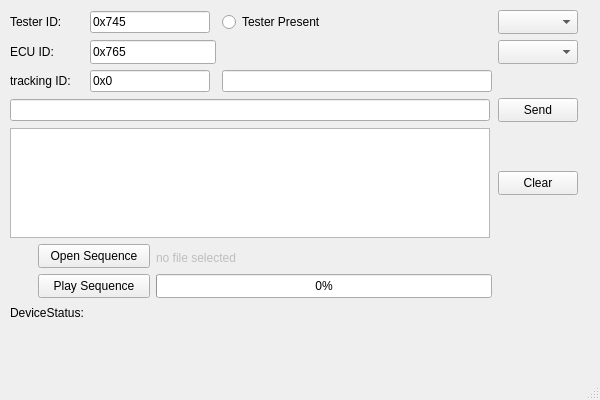
<?xml version="1.0" encoding="UTF-8"?>
<ui version="4.0">
 <class>MainWindow</class>
 <widget class="QMainWindow" name="MainWindow">
  <property name="geometry">
   <rect>
    <x>0</x>
    <y>0</y>
    <width>600</width>
    <height>400</height>
   </rect>
  </property>
  <property name="sizePolicy">
   <sizepolicy hsizetype="Maximum" vsizetype="Maximum">
    <horstretch>0</horstretch>
    <verstretch>0</verstretch>
   </sizepolicy>
  </property>
  <property name="minimumSize">
   <size>
    <width>600</width>
    <height>400</height>
   </size>
  </property>
  <property name="mouseTracking">
   <bool>true</bool>
  </property>
  <property name="windowTitle">
   <string>MainWindow</string>
  </property>
  <widget class="QWidget" name="centralwidget">
   <widget class="QWidget" name="">
    <property name="geometry">
     <rect>
      <x>10</x>
      <y>10</y>
      <width>568</width>
      <height>312</height>
     </rect>
    </property>
    <layout class="QGridLayout" name="gridLayout">
     <item row="0" column="0">
      <widget class="QLabel" name="label">
       <property name="sizePolicy">
        <sizepolicy hsizetype="Maximum" vsizetype="Maximum">
         <horstretch>60</horstretch>
         <verstretch>22</verstretch>
        </sizepolicy>
       </property>
       <property name="autoFillBackground">
        <bool>false</bool>
       </property>
       <property name="text">
        <string>&lt;html&gt;&lt;head/&gt;&lt;body&gt;&lt;p&gt;Tester ID:&lt;/p&gt;&lt;/body&gt;&lt;/html&gt;</string>
       </property>
      </widget>
     </item>
     <item row="0" column="1" colspan="2">
      <widget class="QLineEdit" name="lineEdit_Tester_ID">
       <property name="enabled">
        <bool>true</bool>
       </property>
       <property name="sizePolicy">
        <sizepolicy hsizetype="Fixed" vsizetype="Fixed">
         <horstretch>0</horstretch>
         <verstretch>0</verstretch>
        </sizepolicy>
       </property>
       <property name="minimumSize">
        <size>
         <width>120</width>
         <height>22</height>
        </size>
       </property>
       <property name="text">
        <string>0x745</string>
       </property>
      </widget>
     </item>
     <item row="0" column="3">
      <widget class="QRadioButton" name="radioButton_testerPresent">
       <property name="minimumSize">
        <size>
         <width>140</width>
         <height>24</height>
        </size>
       </property>
       <property name="text">
        <string>Tester Present</string>
       </property>
      </widget>
     </item>
     <item row="0" column="4">
      <widget class="QComboBox" name="comboBox_IDlen">
       <property name="sizePolicy">
        <sizepolicy hsizetype="Maximum" vsizetype="Minimum">
         <horstretch>0</horstretch>
         <verstretch>0</verstretch>
        </sizepolicy>
       </property>
       <property name="minimumSize">
        <size>
         <width>80</width>
         <height>24</height>
        </size>
       </property>
      </widget>
     </item>
     <item row="1" column="0">
      <widget class="QLabel" name="label_2">
       <property name="enabled">
        <bool>true</bool>
       </property>
       <property name="sizePolicy">
        <sizepolicy hsizetype="Maximum" vsizetype="Maximum">
         <horstretch>0</horstretch>
         <verstretch>0</verstretch>
        </sizepolicy>
       </property>
       <property name="minimumSize">
        <size>
         <width>48</width>
         <height>22</height>
        </size>
       </property>
       <property name="layoutDirection">
        <enum>Qt::LeftToRight</enum>
       </property>
       <property name="text">
        <string>&lt;html&gt;&lt;head/&gt;&lt;body&gt;&lt;p&gt;ECU ID:&lt;/p&gt;&lt;/body&gt;&lt;/html&gt;</string>
       </property>
      </widget>
     </item>
     <item row="1" column="1" colspan="2">
      <widget class="QLineEdit" name="lineEdit_ECU_ID">
       <property name="sizePolicy">
        <sizepolicy hsizetype="Minimum" vsizetype="Minimum">
         <horstretch>0</horstretch>
         <verstretch>0</verstretch>
        </sizepolicy>
       </property>
       <property name="minimumSize">
        <size>
         <width>120</width>
         <height>22</height>
        </size>
       </property>
       <property name="text">
        <string>0x765</string>
       </property>
      </widget>
     </item>
     <item row="1" column="4">
      <widget class="QComboBox" name="comboBox_BusSpeed">
       <property name="sizePolicy">
        <sizepolicy hsizetype="Maximum" vsizetype="Minimum">
         <horstretch>0</horstretch>
         <verstretch>0</verstretch>
        </sizepolicy>
       </property>
       <property name="minimumSize">
        <size>
         <width>80</width>
         <height>24</height>
        </size>
       </property>
      </widget>
     </item>
     <item row="2" column="0">
      <widget class="QLabel" name="label_4">
       <property name="enabled">
        <bool>true</bool>
       </property>
       <property name="sizePolicy">
        <sizepolicy hsizetype="Maximum" vsizetype="Maximum">
         <horstretch>0</horstretch>
         <verstretch>0</verstretch>
        </sizepolicy>
       </property>
       <property name="minimumSize">
        <size>
         <width>70</width>
         <height>22</height>
        </size>
       </property>
       <property name="layoutDirection">
        <enum>Qt::LeftToRight</enum>
       </property>
       <property name="text">
        <string>&lt;html&gt;&lt;head/&gt;&lt;body&gt;&lt;p&gt;tracking ID:&lt;/p&gt;&lt;/body&gt;&lt;/html&gt;</string>
       </property>
      </widget>
     </item>
     <item row="2" column="1" colspan="2">
      <widget class="QLineEdit" name="lineEdit_Tracking_ID">
       <property name="sizePolicy">
        <sizepolicy hsizetype="Maximum" vsizetype="Fixed">
         <horstretch>0</horstretch>
         <verstretch>0</verstretch>
        </sizepolicy>
       </property>
       <property name="minimumSize">
        <size>
         <width>120</width>
         <height>22</height>
        </size>
       </property>
       <property name="inputMask">
        <string comment="zz"/>
       </property>
       <property name="text">
        <string>0x0</string>
       </property>
      </widget>
     </item>
     <item row="2" column="3">
      <widget class="QLineEdit" name="lineEdit_Tracking_Data">
       <property name="sizePolicy">
        <sizepolicy hsizetype="Fixed" vsizetype="Fixed">
         <horstretch>0</horstretch>
         <verstretch>0</verstretch>
        </sizepolicy>
       </property>
       <property name="minimumSize">
        <size>
         <width>270</width>
         <height>0</height>
        </size>
       </property>
       <property name="readOnly">
        <bool>true</bool>
       </property>
      </widget>
     </item>
     <item row="3" column="0" colspan="4">
      <widget class="QLineEdit" name="lineEdit_Send_Data">
       <property name="enabled">
        <bool>true</bool>
       </property>
       <property name="sizePolicy">
        <sizepolicy hsizetype="Maximum" vsizetype="Maximum">
         <horstretch>0</horstretch>
         <verstretch>0</verstretch>
        </sizepolicy>
       </property>
       <property name="minimumSize">
        <size>
         <width>480</width>
         <height>20</height>
        </size>
       </property>
      </widget>
     </item>
     <item row="3" column="4">
      <widget class="QPushButton" name="pushButton_Send">
       <property name="sizePolicy">
        <sizepolicy hsizetype="Maximum" vsizetype="Minimum">
         <horstretch>0</horstretch>
         <verstretch>0</verstretch>
        </sizepolicy>
       </property>
       <property name="minimumSize">
        <size>
         <width>80</width>
         <height>24</height>
        </size>
       </property>
       <property name="text">
        <string>Send</string>
       </property>
      </widget>
     </item>
     <item row="4" column="0" colspan="4">
      <widget class="QPlainTextEdit" name="plainTextEdit_TesterECU_Excahge">
       <property name="sizePolicy">
        <sizepolicy hsizetype="Maximum" vsizetype="Maximum">
         <horstretch>0</horstretch>
         <verstretch>0</verstretch>
        </sizepolicy>
       </property>
       <property name="minimumSize">
        <size>
         <width>480</width>
         <height>20</height>
        </size>
       </property>
       <property name="maximumSize">
        <size>
         <width>480</width>
         <height>110</height>
        </size>
       </property>
       <property name="baseSize">
        <size>
         <width>400</width>
         <height>50</height>
        </size>
       </property>
       <property name="readOnly">
        <bool>true</bool>
       </property>
      </widget>
     </item>
     <item row="4" column="4">
      <widget class="QPushButton" name="pushButton_Clear">
       <property name="sizePolicy">
        <sizepolicy hsizetype="Minimum" vsizetype="Maximum">
         <horstretch>0</horstretch>
         <verstretch>0</verstretch>
        </sizepolicy>
       </property>
       <property name="minimumSize">
        <size>
         <width>80</width>
         <height>24</height>
        </size>
       </property>
       <property name="text">
        <string>Clear</string>
       </property>
      </widget>
     </item>
     <item row="5" column="0" colspan="2">
      <widget class="QPushButton" name="pushButton_Open_Sequence">
       <property name="sizePolicy">
        <sizepolicy hsizetype="Maximum" vsizetype="Fixed">
         <horstretch>0</horstretch>
         <verstretch>0</verstretch>
        </sizepolicy>
       </property>
       <property name="minimumSize">
        <size>
         <width>112</width>
         <height>24</height>
        </size>
       </property>
       <property name="maximumSize">
        <size>
         <width>112</width>
         <height>24</height>
        </size>
       </property>
       <property name="baseSize">
        <size>
         <width>117</width>
         <height>20</height>
        </size>
       </property>
       <property name="layoutDirection">
        <enum>Qt::RightToLeft</enum>
       </property>
       <property name="text">
        <string>Open Sequence</string>
       </property>
      </widget>
     </item>
     <item row="5" column="2" colspan="2">
      <widget class="QLabel" name="label_3">
       <property name="enabled">
        <bool>false</bool>
       </property>
       <property name="sizePolicy">
        <sizepolicy hsizetype="Ignored" vsizetype="Ignored">
         <horstretch>0</horstretch>
         <verstretch>0</verstretch>
        </sizepolicy>
       </property>
       <property name="minimumSize">
        <size>
         <width>260</width>
         <height>24</height>
        </size>
       </property>
       <property name="maximumSize">
        <size>
         <width>100</width>
         <height>20</height>
        </size>
       </property>
       <property name="text">
        <string>no file selected</string>
       </property>
      </widget>
     </item>
     <item row="6" column="0" colspan="2">
      <widget class="QPushButton" name="pushButton_Play_Sequence">
       <property name="sizePolicy">
        <sizepolicy hsizetype="Maximum" vsizetype="Fixed">
         <horstretch>0</horstretch>
         <verstretch>0</verstretch>
        </sizepolicy>
       </property>
       <property name="minimumSize">
        <size>
         <width>112</width>
         <height>24</height>
        </size>
       </property>
       <property name="layoutDirection">
        <enum>Qt::RightToLeft</enum>
       </property>
       <property name="text">
        <string>Play Sequence</string>
       </property>
      </widget>
     </item>
     <item row="6" column="2" colspan="2">
      <widget class="QProgressBar" name="progressBar">
       <property name="minimumSize">
        <size>
         <width>260</width>
         <height>24</height>
        </size>
       </property>
       <property name="value">
        <number>0</number>
       </property>
      </widget>
     </item>
     <item row="7" column="0">
      <widget class="QLabel" name="label_7">
       <property name="text">
        <string>DeviceStatus:</string>
       </property>
      </widget>
     </item>
    </layout>
   </widget>
  </widget>
  <widget class="QMenuBar" name="menubar">
   <property name="geometry">
    <rect>
     <x>0</x>
     <y>0</y>
     <width>600</width>
     <height>22</height>
    </rect>
   </property>
  </widget>
  <widget class="QStatusBar" name="statusbar"/>
 </widget>
 <resources/>
 <connections/>
</ui>
